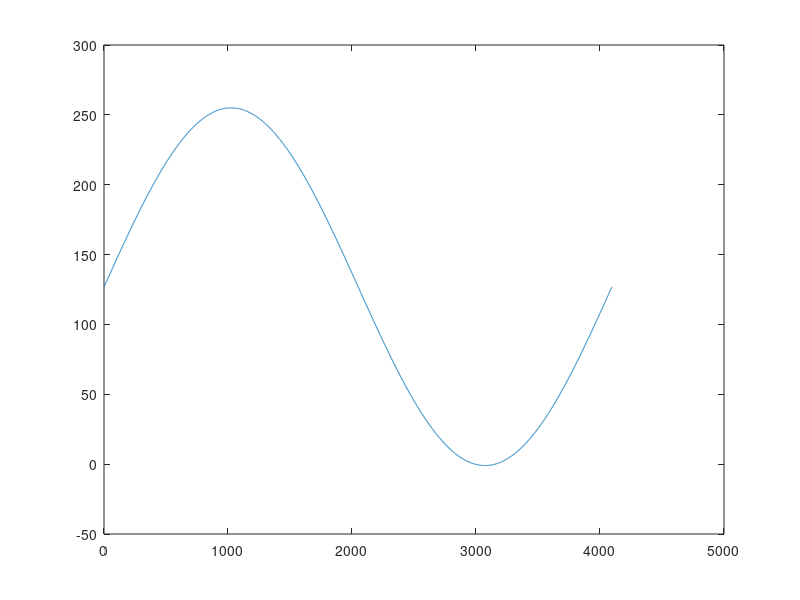

Write the MATLAB code that produced this figure.
%% 
clc;
clear;
close all;
%% 
F1 = 1; % 信号频率
Fs = 2^12; % 采样频率
P1 = 0; % 信号初始相位
N = 2^12; % 4096个采样点
t = 0:1/Fs:(N-1)/Fs; % 采样时刻
ADC = 2^7 - 1; %直流分量
A = 2^7; % 信号幅度
%% 
s = A * sin(2*pi*F1*t + pi*P1/180) + ADC;
plot(s);
%% 创建coe文件
fild = fopen('sin_wave_4096x8.coe','wt');
%% 写入文件头
fprintf(fild,'%s\n','MEMORY_INITIALIZATION_RADIX=10;'); % 10进制数
fprintf(fild,'%s\n','MEMORY_INITIALIZATION_VECTOR='); % 10进制数
for i = 1:N
    s0(i) = round(s(i)); %对小数四舍五入以取整
    if s0(i) <0 %负 1 强制置零
        s0(i) = 0;
    end
    if i == N
        fprintf(fild, '%d',s0(i)); %数据写入
        fprintf(fild, '%s',';'); %最后一个数据使用分号结束
    else
        fprintf(fild, '%d',s0(i)); %数据写入
        fprintf(fild, '%s\n',','); %逗号，换行
    end
end
fclose(fild);
